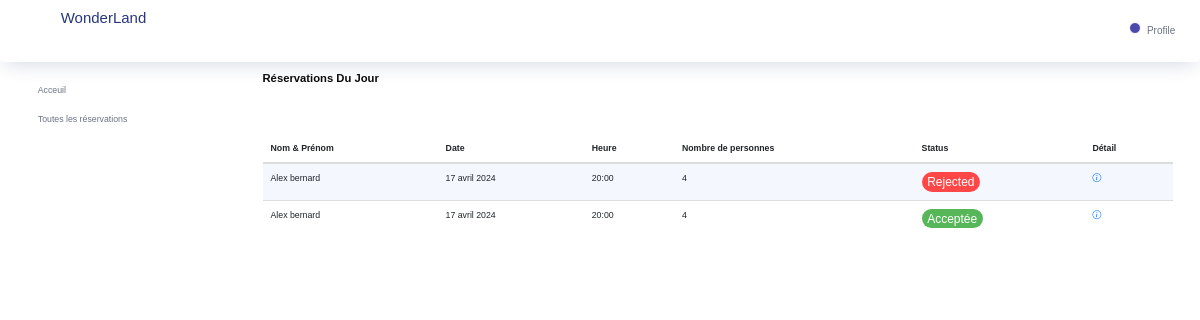
/reservation-du-jour (signed in), run on the app's committed database.
### reservation/models.py (models this page shows, shortened)
class reserv_model(models.Model):
    Nom=models.CharField(max_length=100, null=False,  error_messages={'required': 'Ce champ est requis.'})
    nbre_person=models.IntegerField(null=False, error_messages={'required': 'Ce champ est requis.'})
    date= models.DateField(null=False, error_messages={'required': 'Ce champ est requis.'})
    heure = models.TimeField(null=False, error_messages={'required': 'Ce champ est requis.'})
    email=models.EmailField(null=False, error_messages={'required': 'Ce champ est requis.'})
    telephone=models.CharField(null=False,max_length=15, error_messages={'required': 'Ce champ est requis.'})
    status = models.CharField(max_length=10, choices=STATUS_CHOICES, default='Pending')

### manager/views.py (the view)
# urls.py: path('reservation-du-jour',TodayReservListView.as_view(),name='today_reserv'),
class TodayReservListView(LoginRequiredMixin ,ListView):
    model = reserv_model
    template_name = 'today_reservation.html'
    context_object_name = 'todayReservations'
    def get_queryset(self):
        today = timezone.now().date()
        return reserv_model.objects.filter(date=today)

### templates/today_reservation.html
{% extends "base2.html" %}
{% load static %}
{% block content %}
<link href="https://cdn.jsdelivr.net/npm/bootstrap-icons@1.8.0/font/bootstrap-icons.css" rel="stylesheet">
<div class="main-panel">
  <div class="col-lg-12 grid-margin stretch-card">
    <div class="card">
      <div class="card-body">
        <div class="row">
          <div class="col-md-6">
            <h4 class="card-title" style="margin-bottom: 50px;">Réservations du jour</h4>
          </div>
        </div>
        <div class="table-responsive">
          <table class="table table-striped">
            <thead>
              <tr>
                <th>
                  Nom & Prénom
                </th>
                <th>
                  Date
                </th>
                <th>
                  Heure
                </th>
                <th>
                  Nombre de personnes
                </th>
                <th>
                  Status
                </th>
                <th>
                  Détail
                </th>
              </tr>
            </thead>
            <tbody>
              {% for reserv_model in object_list %}
              <tr>
                <td>
                  {{ reserv_model.Nom }}
                </td>
                <td>
                  {{ reserv_model.date }}
                </td>
                <td>
                  {{ reserv_model.heure }}
                </td>
                <td>
                  {{ reserv_model.nbre_person }}
                </td>
                <td>
                  {% if reserv_model.status == 'Accepted' %}
                  <label class="badge badge-success">Acceptée</label>
                  {% elif reserv_model.status == 'Pending' %}
                  <label class="badge badge-warning">En attente</label>
                  {% else %}
                  <label class="badge badge-danger">{{ reserv_model.status }}</label>
                  {% endif %}
                </td>
                <td>
                    <a href="{% url 'reserv_detail' pk=reserv_model.pk %}">
                      <i class="bi bi-info-circle"></i>
                    </a>
                  </td>
              </tr>
              {% endfor %}
            </tbody>
          </table>
        </div>
      </div>
    </div>
  </div>
</div>
{% endblock %}

### data on the page
reserv_model: Nom "Alex bernard", date "17 avril 2024", heure "20:00", nbre_person "4", status "Rejected"
reserv_model: Nom "Alex bernard", date "17 avril 2024", heure "20:00", nbre_person "4", status "Acceptée"
